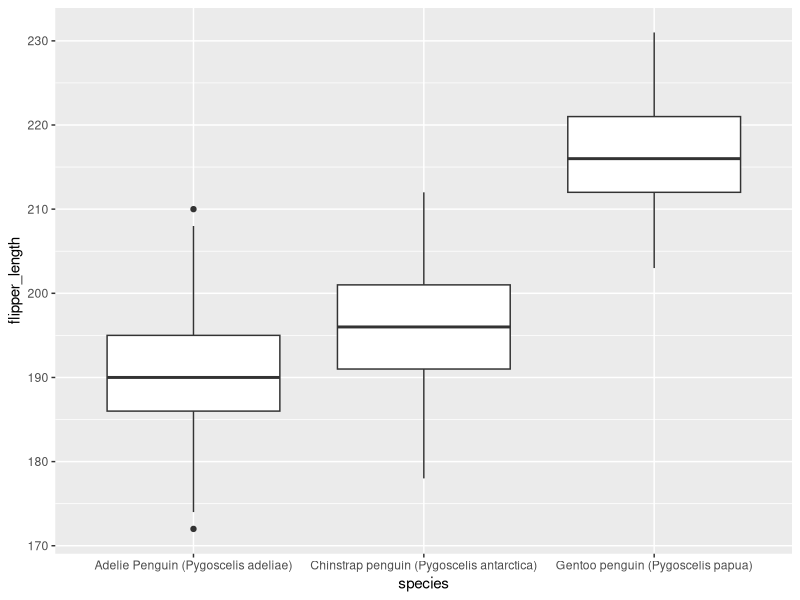
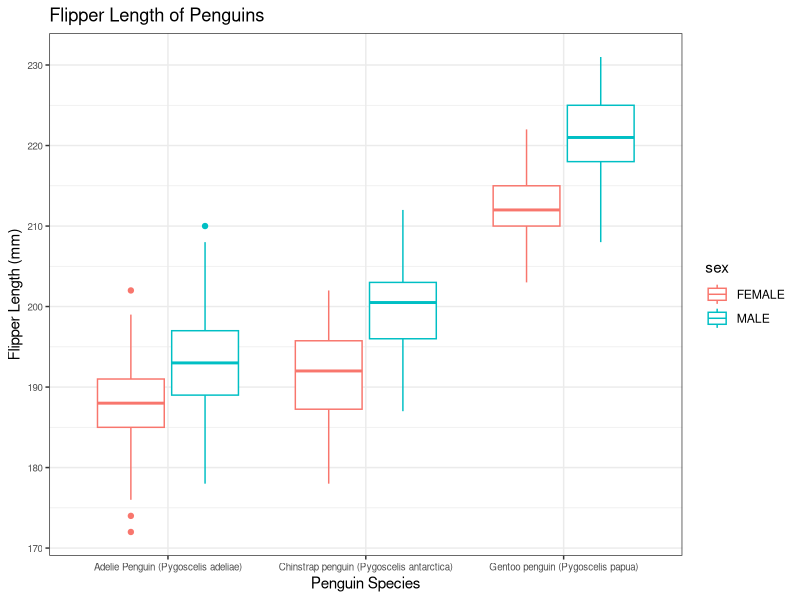
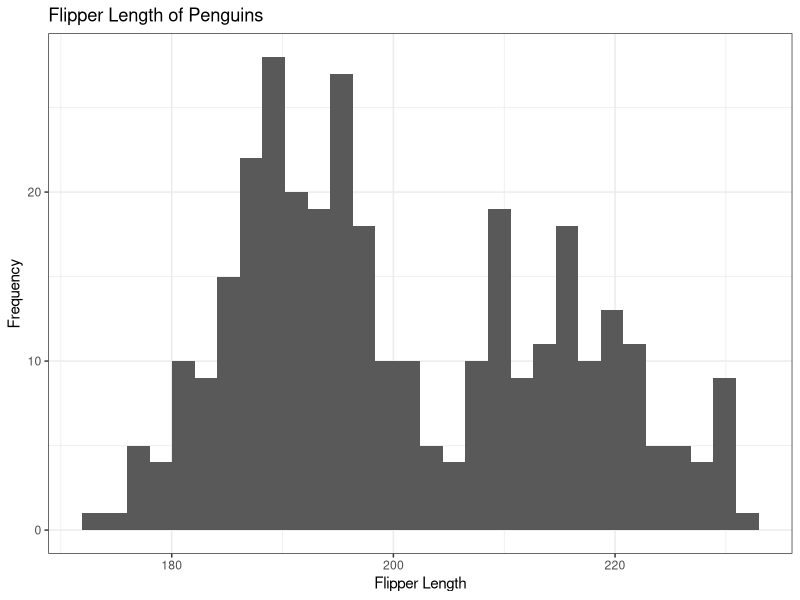
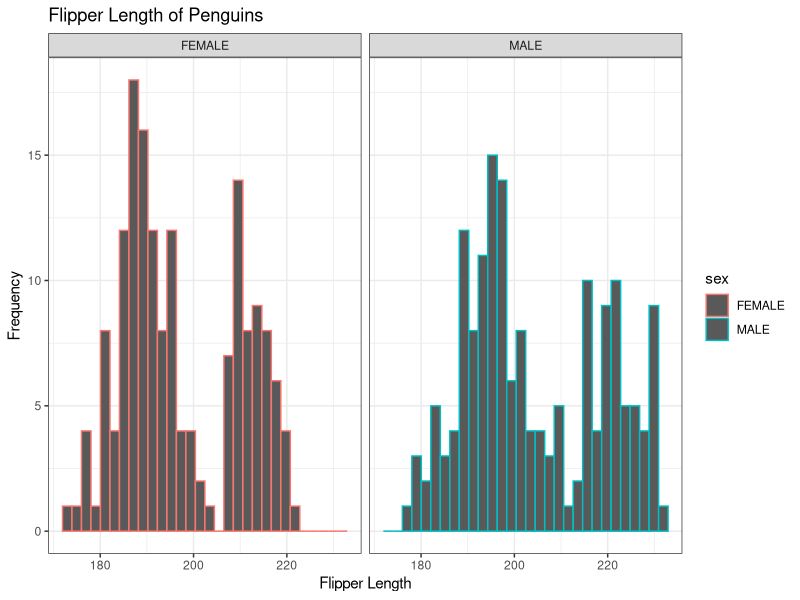
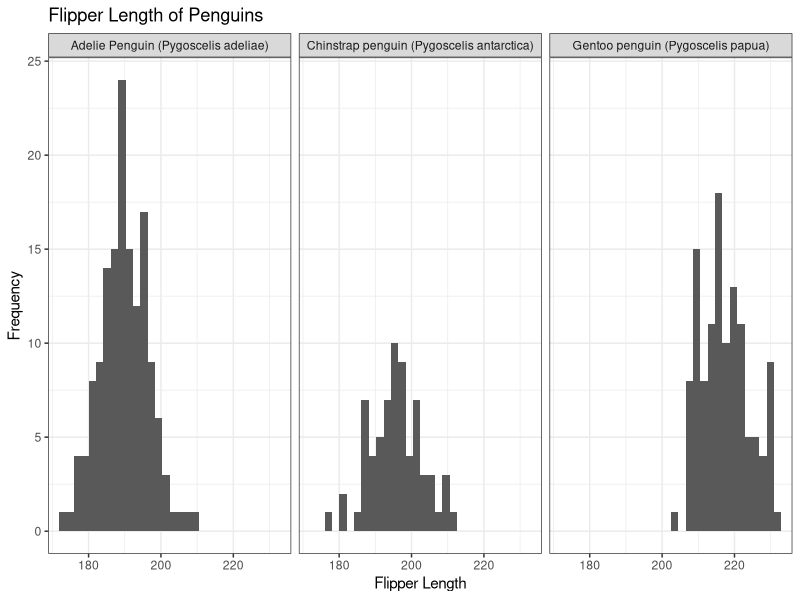
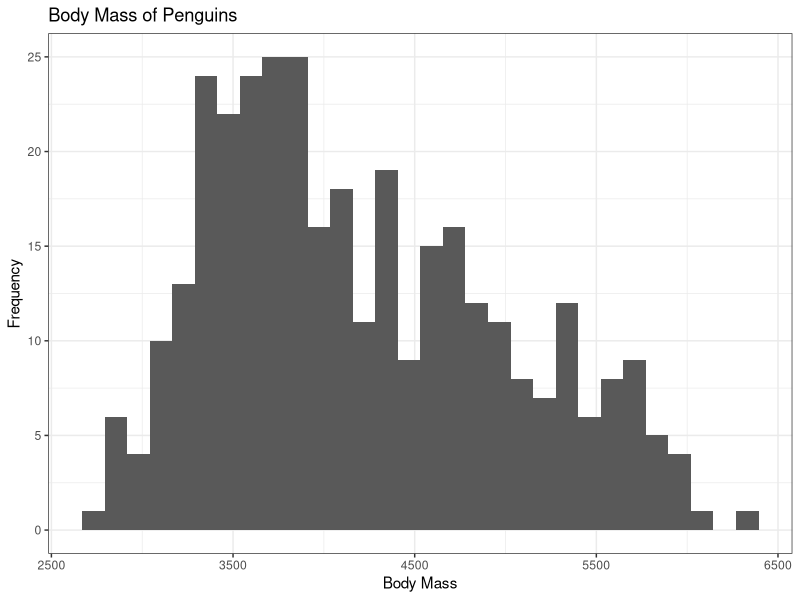
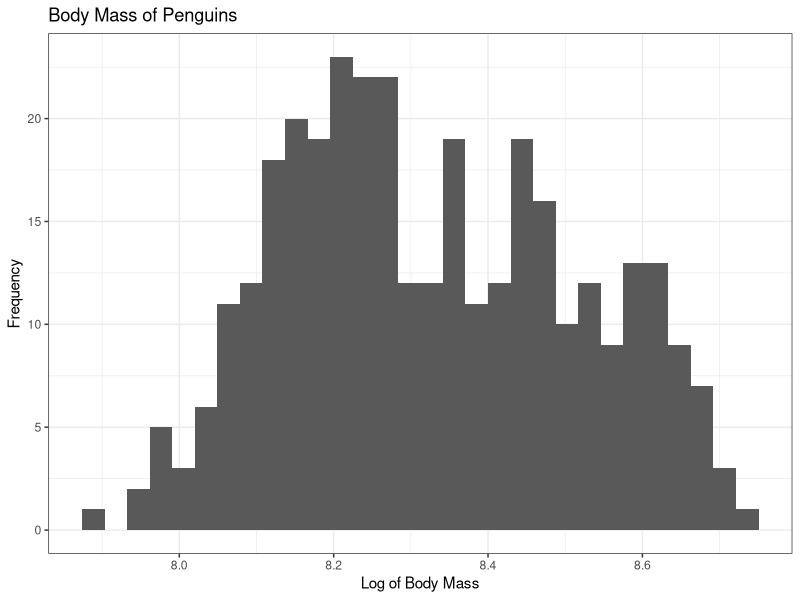
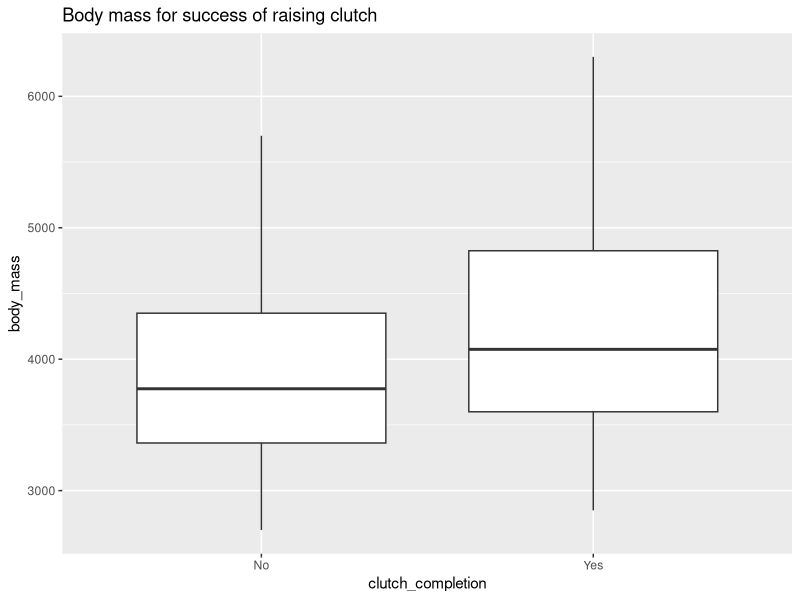

R code for these plots, in order:
## ---- chunk 1
knitr::opts_chunk$set(echo = TRUE)
## ---- chunk 2
library(dplyr)
library(ggplot2)
library(tidyr)
library(car)
## ---- chunk 3
#install.packages("palmerpenguins")
library(palmerpenguins)
penguins_sub <- penguins_raw
colnames(penguins_sub)
names(penguins_sub) <- c("name", "sample", "species", "region", "island", "stage", "ID", "clutch_completion", "egg_date", "culmen_length", "culmen_depth", "flipper_length", "body_mass", "sex", "delta_15_N", "delta_13_C", "comments")
## ---- chunk 4
penguins_clean <- penguins_sub %>% drop_na(flipper_length) #Using the package tidyr, I omitted penguin data that contained NAs since that is my value of interest. 

## ---- chunk 5
ggplot(data = penguins_clean,  aes (x = species, y = flipper_length)) +
  geom_boxplot()
## ---- chunk 6
penguins_gender_clean <- penguins_clean %>% drop_na(sex)



penguins_flip_gender <- ggplot(data = penguins_gender_clean, aes (x = species, y = flipper_length, color = sex)) +
  geom_boxplot() +
  labs( x = "Penguin Species", y = "Flipper Length (mm)", title = "Flipper Length of Penguins") +
  theme_bw()

penguins_flip_gender + theme(axis.text = element_text(size = 7))
## ---- chunk 7
ggplot(data = penguins_gender_clean, aes ( x= flipper_length, )) +
  geom_histogram() +
  labs(y = "Frequency", x = "Flipper Length", title = "Flipper Length of Penguins") +
  theme_bw()


## ---- chunk 8
ggplot(data = penguins_gender_clean, aes ( x= flipper_length, color = sex)) +
  geom_histogram() +
  facet_wrap(~sex) +
  labs(y = "Frequency", x = "Flipper Length", title = "Flipper Length of Penguins") +
  theme_bw()
## ---- chunk 9
ggplot(data = penguins_gender_clean, aes ( x= flipper_length, )) +
  geom_histogram() +
  facet_wrap(~species) +
  labs(y = "Frequency", x = "Flipper Length", title = "Flipper Length of Penguins") +
  theme_bw()
## ---- chunk 10
penguins_clean_m <- penguins_sub %>% drop_na(body_mass)


ggplot(data = penguins_clean_m, aes ( x= body_mass, )) +
  geom_histogram() +
  labs(y = "Frequency", x = "Body Mass", title = "Body Mass of Penguins") +
  theme_bw()

body_mass_log <- log(penguins_clean_m$body_mass)

ggplot(data = penguins_clean_m, aes ( x= body_mass_log, )) +
  geom_histogram() +
  labs(y = "Frequency", x = "Log of Body Mass", title = "Body Mass of Penguins") +
  theme_bw()

## ---- chunk 11
ggplot(data = penguins_clean_m,  aes (x = clutch_completion, y = body_mass)) +
  geom_boxplot() + 
  labs(title = "Body mass for success of raising clutch")

